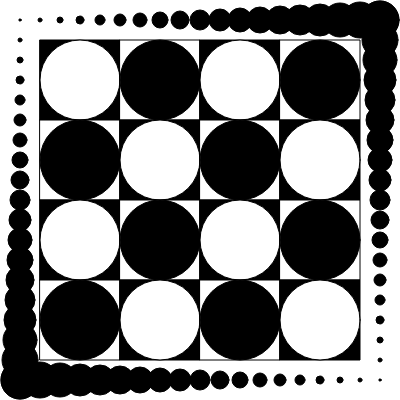
Frame 1 (no input)
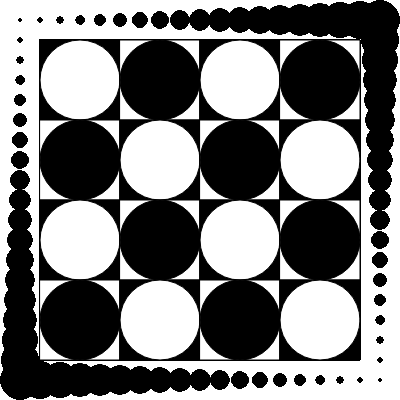
Frame 60 (no input)
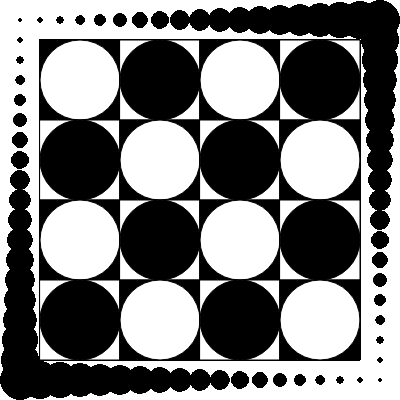
Frame 120 (the mouse pressed at the canvas centre since frame 60)

The p5.js sketch that drew these frames (run headless with seeded random() and noise() and a simulated clock; from frame 60 on, the mouse is pressed at the canvas centre):

// p5.js sketch
// ── sketch.js
function preload(){
  // preload assets
}

function setup() {
  createCanvas(400, 400,);
  background(255)
}
function draw() {
  fill('black')

  
  let x = 1;
  while (x < 20) {
    circle(20 * x, 20, 2 * x);              // obere Zeile, größer werdene Kreise 
    circle(20, 20 * x, 2 * x);              // linke Spalte, nach unten größerwerdene Kreise
    circle(400 - (20 * x), 380, 2 * x);     // unter Zeile, kleiner werdene Kreise
    circle(380, 400 - (20 * x), 2 * x);     // linke Spalte, nach unten kleiner werdene Kreise
    x += 1;
    
  }

    x = 0;                                  // Variablen deklarieren
    let y = 0;                              // Variablen deklarieren
    let FW = 0;                             // Variable "Farbwandler" deklarieren für schachbrettmuster

    while (y < 4) {                         // begrenzt die Anzahl der Quadrate der Zeile
                                            
      if (y % 2 == 0) {                     // modulo sorgt dafür, dass die Farbreihenfolge wechselt

        FW = 1;                             // wenn y gerade: starte mit schwarzem Quadrat
      }else {

        FW = 0;                             // vice versa 
      }

      while (x < 4) {                       // Begrenzt die anzahl der Quadrate pro Spalte

      if (FW == 0) {                        // Bestimmt die Färbung der Quadrate  in Abhängigkeit von FW

        fill ('white');                      
        FW = 1;
      }else {

        fill ('black');
        FW = 0;
      }
      square(40 + (80 * x) , 40 + (80 * y), 80);  // Erzeugung der Quadrate

      if (FW == 0) {                        // Bestimmt die Färbung der Kreise in Abhängigkeit von FW 

        fill ('white');                     
        
      }else {

        fill ('black');
        
      }
      circle(80 + (80 * x) , 80 + (80 * y), 80);
      x += 1;                               // geht zum nächsten Quadrat / Kreis
    }
    x = 0;                                  // Resettet Spalte        
    y += 1;                                 // geht eine Zeile nach unten
  }
}
